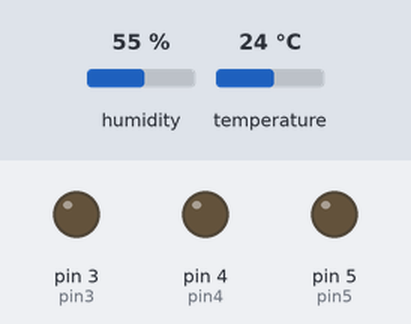
This sketch was run on a simulated Arduino Uno, built with avr-gcc and run on an emulated ATmega328P. Shown: output pins drawn as LEDs (lit = HIGH). The test bench sets the inputs (shaded band); at power-on: humidity 55 %, temperature 24 °C.

Above: at 2.8 s.
2.9 s: humidity set to 42 %
5.6 s: humidity set to 39 %
At 6.9 s:
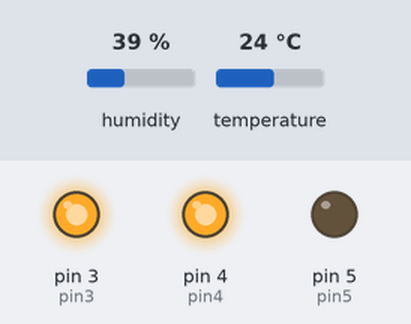
8.3 s: humidity set to 68 %
At 10.5 s:
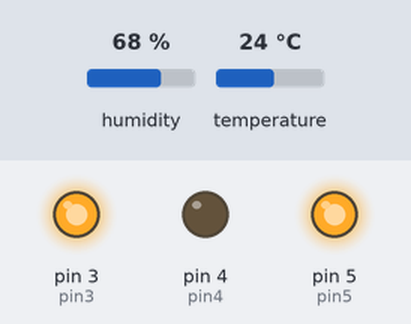
11.6 s: humidity set to 61 %
14.3 s: humidity set to 58 %
At 17.4 s:
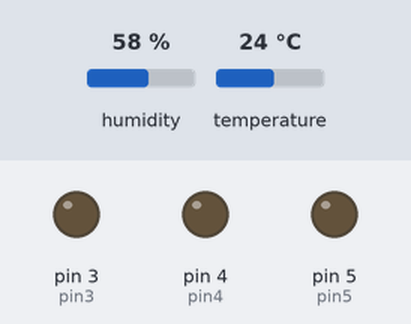
17.7 s: humidity set to 22 %
At 18.8 s:
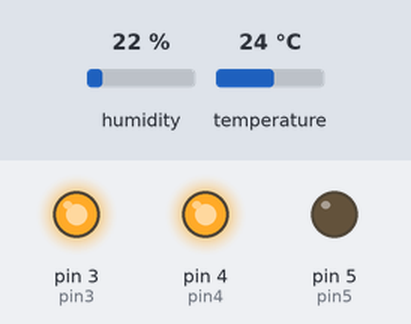
Timing chart, 0 to 20.7 s (numbered marks = the images above; inputs shaded):
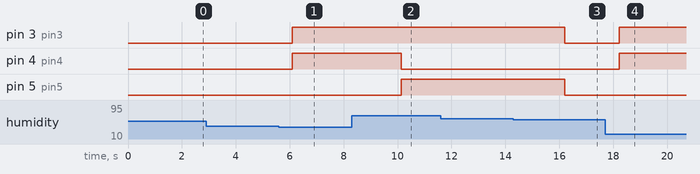

Measured:
- the behaviour switches between 41 and 40 % on humidity (found by bisection; images 0 and 1)
- the behaviour switches between 60 and 59 % on humidity (found by bisection; images 2 and 3)
- after the input at 2.9 s, every drawn part: stays the same
- after the input at 5.6 s, pin 3 (pin3), pin 4 (pin4): LOW → HIGH after 0.49 s
- after the input at 8.3 s, pin 4 (pin4): HIGH → LOW after 1.8 s; pin 5 (pin5): LOW → HIGH after 1.8 s
- after the input at 11.6 s, every drawn part: stays the same
- after the input at 14.3 s, pin 3 (pin3), pin 5 (pin5): HIGH → LOW after 1.9 s
- after the input at 17.7 s, pin 3 (pin3), pin 4 (pin4): LOW → HIGH after 0.53 s

The sketch:

school-projekt.ino
```cpp
#include <dht11.h>

dht11 dht11;

const int dht11_pin = 2;
const int pin3 = 3;
const int pin4 = 4;
const int pin5 = 5;

void setup() {
  pinMode(pin3, OUTPUT);
  pinMode(pin4, OUTPUT);
  pinMode(pin5, OUTPUT);
  Serial.begin(9600);
}

void loop() {
  dht11.read(dht11_pin); // Читаем данные, игнорируя результат

  if (dht11.humidity <= 40) {
    digitalWrite(pin3, HIGH);
    digitalWrite(pin4, HIGH);
    digitalWrite(pin5, LOW);
  } else if (dht11.humidity >= 60) {
    digitalWrite(pin3, HIGH);
    digitalWrite(pin4, LOW);
    digitalWrite(pin5, HIGH);
  } else {
    digitalWrite(pin3, LOW);
    digitalWrite(pin4, LOW);
    digitalWrite(pin5, LOW);
  }

  delay(2000);
}
```
